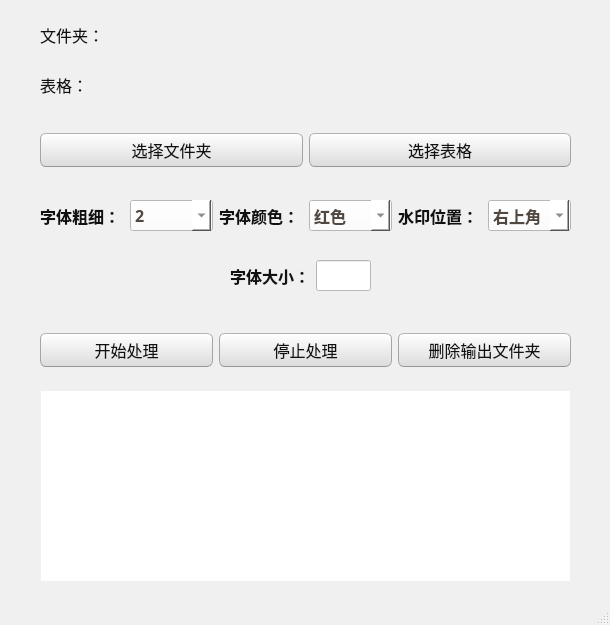
<?xml version="1.0" encoding="UTF-8"?>
<ui version="4.0">
 <class>MainWindow</class>
 <widget class="QMainWindow" name="MainWindow">
  <property name="geometry">
   <rect>
    <x>0</x>
    <y>0</y>
    <width>610</width>
    <height>625</height>
   </rect>
  </property>
  <property name="minimumSize">
   <size>
    <width>610</width>
    <height>625</height>
   </size>
  </property>
  <property name="maximumSize">
   <size>
    <width>610</width>
    <height>625</height>
   </size>
  </property>
  <property name="windowTitle">
   <string>美术工具处理器</string>
  </property>
  <property name="windowIcon">
   <iconset>
    <normaloff>../image/faviceon.ico</normaloff>../image/faviceon.ico</iconset>
  </property>
  <property name="styleSheet">
   <string notr="true">/*
Ubuntu Style Sheet for QT Applications
Author: Jaime A. Quiroga P.
Company: GTRONICK
Last updated: 01/10/2021 (dd/mm/yyyy), 15:18.
Available at: https://github.com/GTRONICK/QSS/blob/master/Ubuntu.qss
*/
QMainWindow {
	background-color:#f0f0f0;
}
QCheckBox {
	padding:2px;
}
QCheckBox:hover {
	border:1px solid rgb(255,150,60);
	border-radius:4px;
	padding: 1px;
	background-color:qlineargradient(spread:pad, x1:0.5, y1:1, x2:0.5, y2:0, stop:0 rgba(190, 90, 50, 50), stop:1 rgba(250, 130, 40, 50));
}
QCheckBox::indicator:checked {
	border:1px solid rgb(246, 134, 86);
	border-radius:4px;
  	background-color:rgb(246, 134, 86)
}
QCheckBox::indicator:unchecked {
	border-width:1px solid rgb(246, 134, 86);
	border-radius:4px;
  	background-color:rgb(255,255,255);
}
QColorDialog {
	background-color:#f0f0f0;
}
QComboBox {
	color:rgb(81,72,65);
	background: #ffffff;
}
QComboBox:editable {
	selection-color:rgb(81,72,65);
	selection-background-color: #ffffff;
}
QComboBox QAbstractItemView {
	selection-color: #ffffff;
	selection-background-color: rgb(246, 134, 86);
}
QComboBox:!editable:on, QComboBox::drop-down:editable:on {
	color:  #1e1d23;	
}
QDateTimeEdit, QDateEdit, QDoubleSpinBox, QFontComboBox {
	color:rgb(81,72,65);
	background-color: #ffffff;
}

QDialog {
	background-color:#f0f0f0;
}

QLabel,QLineEdit {
	color:rgb(17,17,17);
}
QLineEdit {
	background-color:rgb(255,255,255);
	selection-background-color:rgb(236,116,64);
}
QMenuBar {
	color:rgb(223,219,210);
	background-color:rgb(65,64,59);
}
QMenuBar::item {
	padding-top:4px;
	padding-left:4px;
	padding-right:4px;
	color:rgb(223,219,210);
	background-color:rgb(65,64,59);
}
QMenuBar::item:selected {
	color:rgb(255,255,255);
	padding-top:2px;
	padding-left:2px;
	padding-right:2px;
	border-top-width:2px;
	border-left-width:2px;
	border-right-width:2px;
	border-top-right-radius:4px;
	border-top-left-radius:4px;
	border-style:solid;
	background-color:rgb(65,64,59);
	border-top-color: rgb(47,47,44);
	border-right-color: qlineargradient(spread:pad, x1:0, y1:1, x2:1, y2:0, stop:0 rgba(90, 87, 78, 255), stop:1 rgba(47,47,44, 255));
	border-left-color:  qlineargradient(spread:pad, x1:1, y1:0, x2:0, y2:0, stop:0 rgba(90, 87, 78, 255), stop:1 rgba(47,47,44, 255));
}
QMenu {
	color:rgb(223,219,210);
	background-color:rgb(65,64,59);
}
QMenu::item {
	color:rgb(223,219,210);
	padding:4px 10px 4px 20px;
}
QMenu::item:selected {
	color:rgb(255,255,255);
	background-color: qlineargradient(spread:pad, x1:0.5, y1:1, x2:0.5, y2:0, stop:0 rgba(225, 108, 54, 255), stop:1 rgba(246, 134, 86, 255));
	border-style:solid;
	border-width:3px;
	padding:4px 7px 4px 17px;
	border-bottom-color:qlineargradient(spread:pad, x1:0.5, y1:1, x2:0.5, y2:0, stop:0 rgba(175,85,48,255), stop:1 rgba(236,114,67, 255));
	border-top-color:qlineargradient(spread:pad, x1:0.5, y1:1, x2:0.5, y2:0, stop:0 rgba(253,156,113,255), stop:1 rgba(205,90,46, 255));
	border-right-color:qlineargradient(spread:pad, x1:0, y1:0.5, x2:1, y2:0.5, stop:0 rgba(253,156,113,255), stop:1 rgba(205,90,46, 255));
	border-left-color:qlineargradient(spread:pad, x1:1, y1:0.5, x2:0, y2:0.5, stop:0 rgba(253,156,113,255), stop:1 rgba(205,90,46, 255));
}
QPlainTextEdit {
	border: 1px solid transparent;
	color:rgb(17,17,17);
	selection-background-color:rgb(236,116,64);
    background-color: #FFFFFF;
}
QProgressBar {
	text-align: center;
	color: rgb(0, 0, 0);
	border: 1px inset rgb(150,150,150); 
	border-radius: 10px;
	background-color:rgb(221,221,219);
}
QProgressBar::chunk:horizontal {
	background-color: qlineargradient(spread:pad, x1:0.5, y1:1, x2:0.5, y2:0, stop:0 rgba(225, 108, 54, 255), stop:1 rgba(246, 134, 86, 255));
	border:1px solid;
	border-radius:8px;
	border-bottom-color:qlineargradient(spread:pad, x1:0.5, y1:1, x2:0.5, y2:0, stop:0 rgba(175,85,48,255), stop:1 rgba(236,114,67, 255));
	border-top-color:qlineargradient(spread:pad, x1:0.5, y1:1, x2:0.5, y2:0, stop:0 rgba(253,156,113,255), stop:1 rgba(205,90,46, 255));
	border-right-color:qlineargradient(spread:pad, x1:0, y1:0.5, x2:1, y2:0.5, stop:0 rgba(253,156,113,255), stop:1 rgba(205,90,46, 255));
	border-left-color:qlineargradient(spread:pad, x1:1, y1:0.5, x2:0, y2:0.5, stop:0 rgba(253,156,113,255), stop:1 rgba(205,90,46, 255));
}
QPushButton{
	color:rgb(17,17,17);
	border-width: 1px;
	border-radius: 6px;
	border-bottom-color: rgb(150,150,150);
	border-right-color: rgb(165,165,165);
	border-left-color: rgb(165,165,165);
	border-top-color: rgb(180,180,180);
	border-style: solid;
	padding: 4px;
	background-color: qlineargradient(spread:pad, x1:0.5, y1:1, x2:0.5, y2:0, stop:0 rgba(220, 220, 220, 255), stop:1 rgba(255, 255, 255, 255));
}
QPushButton:hover{
	color:rgb(17,17,17);
	border-width: 1px;
	border-radius:6px;
	border-top-color: rgb(255,150,60);
	border-right-color: qlineargradient(spread:pad, x1:0, y1:1, x2:1, y2:0, stop:0 rgba(200, 70, 20, 255), stop:1 rgba(255,150,60, 255));
	border-left-color:  qlineargradient(spread:pad, x1:1, y1:0, x2:0, y2:0, stop:0 rgba(200, 70, 20, 255), stop:1 rgba(255,150,60, 255));
	border-bottom-color: rgb(200,70,20);
	border-style: solid;
	padding: 2px;
	background-color: qlineargradient(spread:pad, x1:0.5, y1:1, x2:0.5, y2:0, stop:0 rgba(220, 220, 220, 255), stop:1 rgba(255, 255, 255, 255));
}
QPushButton:default{
	color:rgb(17,17,17);
	border-width: 1px;
	border-radius:6px;
	border-top-color: rgb(255,150,60);
	border-right-color: qlineargradient(spread:pad, x1:0, y1:1, x2:1, y2:0, stop:0 rgba(200, 70, 20, 255), stop:1 rgba(255,150,60, 255));
	border-left-color:  qlineargradient(spread:pad, x1:1, y1:0, x2:0, y2:0, stop:0 rgba(200, 70, 20, 255), stop:1 rgba(255,150,60, 255));
	border-bottom-color: rgb(200,70,20);
	border-style: solid;
	padding: 2px;
	background-color: qlineargradient(spread:pad, x1:0.5, y1:1, x2:0.5, y2:0, stop:0 rgba(220, 220, 220, 255), stop:1 rgba(255, 255, 255, 255));
}
QPushButton:pressed{
	color:rgb(17,17,17);
	border-width: 1px;
	border-radius: 6px;
	border-width: 1px;
	border-top-color: rgba(255,150,60,200);
	border-right-color: qlineargradient(spread:pad, x1:0, y1:1, x2:1, y2:0, stop:0 rgba(200, 70, 20, 255), stop:1 rgba(255,150,60, 200));
	border-left-color:  qlineargradient(spread:pad, x1:1, y1:0, x2:0, y2:0, stop:0 rgba(200, 70, 20, 255), stop:1 rgba(255,150,60, 200));
	border-bottom-color: rgba(200,70,20,200);
	border-style: solid;
	padding: 2px;
	background-color: qlineargradient(spread:pad, x1:0.5, y1:0, x2:0.5, y2:1, stop:0 rgba(220, 220, 220, 255), stop:1 rgba(255, 255, 255, 255));
}
QPushButton:disabled{
	color:rgb(174,167,159);
	border-width: 1px;
	border-radius: 6px;
	background-color: qlineargradient(spread:pad, x1:0.5, y1:1, x2:0.5, y2:0, stop:0 rgba(200, 200, 200, 255), stop:1 rgba(230, 230, 230, 255));
}
QRadioButton {
	padding: 1px;
}
QRadioButton::indicator:checked {
	height: 10px;
	width: 10px;
	border-style:solid;
	border-radius:5px;
	border-width: 1px;
	border-color: rgba(246, 134, 86, 255);
	color: #a9b7c6;
	background-color:rgba(246, 134, 86, 255);
}
QRadioButton::indicator:!checked {
	height: 10px;
	width: 10px;
	border-style:solid;
	border-radius:5px;
	border-width: 1px;
	border-color: rgb(246, 134, 86);
	color: #a9b7c6;
	background-color: transparent;
}
QScrollArea {
	color: white;
	background-color:#f0f0f0;
}
QSlider::groove {
	border-style: solid;
	border-width: 1px;
	border-color: rgb(207,207,207);
}
QSlider::groove:horizontal {
	height: 5px;
	background: rgb(246, 134, 86);
}
QSlider::groove:vertical {
	width: 5px;
	background: rgb(246, 134, 86);
}
QSlider::handle:horizontal {
	background: rgb(253,253,253);
	border-style: solid;
	border-width: 1px;
	border-color: rgb(207,207,207);
	width: 12px;
	margin: -5px 0;
	border-radius: 7px;
}
QSlider::handle:vertical {
	background: rgb(253,253,253);
	border-style: solid;
	border-width: 1px;
	border-color: rgb(207,207,207);
	height: 12px;
	margin: 0 -5px;
	border-radius: 7px;
}
QSlider::add-page:horizontal, QSlider::add-page:vertical {
 	background: white;
}
QSlider::sub-page:horizontal, QSlider::sub-page:vertical {
	background: rgb(246, 134, 86);
}
QStatusBar, QSpinBox {
	color:rgb(81,72,65);
}
QSpinBox {
	background-color: #ffffff;
}
QScrollBar:horizontal {
	max-height: 20px;
	border: 1px transparent;
	margin: 0px 20px 0px 20px;
}
QScrollBar::handle:horizontal {
	background: rgb(253,253,253);
	border: 1px solid rgb(207,207,207);
	border-radius: 7px;
	min-width: 25px;
}
QScrollBar::handle:horizontal:hover {
	background: rgb(253,253,253);
	border: 1px solid rgb(255,150,60);
	border-radius: 7px;
	min-width: 25px;
}
QScrollBar::add-line:horizontal {
  	border: 1px solid rgb(207,207,207);
  	border-top-right-radius: 7px;
  	border-top-left-radius: 7px;
  	border-bottom-right-radius: 7px;
  	background: rgb(255, 255, 255);
  	width: 20px;
  	subcontrol-position: right;
  	subcontrol-origin: margin;
}
QScrollBar::add-line:horizontal:hover {
  	border: 1px solid rgb(255,150,60);
  	border-top-right-radius: 7px;
  	border-top-left-radius: 7px;
  	border-bottom-right-radius: 7px;
  	background: rgb(255, 255, 255);
  	width: 20px;
  	subcontrol-position: right;
  	subcontrol-origin: margin;
}
QScrollBar::add-line:horizontal:pressed {
  	border: 1px solid grey;
  	border-top-left-radius: 7px;
  	border-top-right-radius: 7px;
  	border-bottom-right-radius: 7px;
  	background: rgb(231,231,231);
  	width: 20px;
  	subcontrol-position: right;
  	subcontrol-origin: margin;
}
QScrollBar::sub-line:horizontal {
  	border: 1px solid rgb(207,207,207);
  	border-top-right-radius: 7px;
  	border-top-left-radius: 7px;
  	border-bottom-left-radius: 7px;
  	background: rgb(255, 255, 255);
  	width: 20px;
  	subcontrol-position: left;
  	subcontrol-origin: margin;
}
QScrollBar::sub-line:horizontal:hover {
  	border: 1px solid rgb(255,150,60);
  	border-top-right-radius: 7px;
  	border-top-left-radius: 7px;
  	border-bottom-left-radius: 7px;
  	background: rgb(255, 255, 255);
  	width: 20px;
  	subcontrol-position: left;
  	subcontrol-origin: margin;
}
QScrollBar::sub-line:horizontal:pressed {
  	border: 1px solid grey;
  	border-top-right-radius: 7px;
  	border-top-left-radius: 7px;
  	border-bottom-left-radius: 7px;
  	background: rgb(231,231,231);
  	width: 20px;
  	subcontrol-position: left;
  	subcontrol-origin: margin;
}
QScrollBar::left-arrow:horizontal {
  	border: 1px transparent grey;
  	border-top-left-radius: 3px;
  	border-bottom-left-radius: 3px;
  	width: 6px;
  	height: 6px;
  	background: rgb(230,230,230);
}
QScrollBar::right-arrow:horizontal {
	border: 1px transparent grey;
	border-top-right-radius: 3px;
	border-bottom-right-radius: 3px;
  	width: 6px;
  	height: 6px;
 	background: rgb(230,230,230);
}
QScrollBar::add-page:horizontal, QScrollBar::sub-page:horizontal {
 	background: none;
} 
QScrollBar:vertical {
	max-width: 20px;
	border: 1px transparent grey;
	margin: 20px 0px 20px 0px;
}
QScrollBar::add-line:vertical {
	border: 1px solid;
	border-color: rgb(207,207,207);
	border-bottom-right-radius: 7px;
	border-bottom-left-radius: 7px;
	border-top-left-radius: 7px;
	background: rgb(255, 255, 255);
  	height: 20px;
  	subcontrol-position: bottom;
  	subcontrol-origin: margin;
}
QScrollBar::add-line:vertical:hover {
  	border: 1px solid;
  	border-color: rgb(255,150,60);
  	border-bottom-right-radius: 7px;
  	border-bottom-left-radius: 7px;
  	border-top-left-radius: 7px;
  	background: rgb(255, 255, 255);
  	height: 20px;
  	subcontrol-position: bottom;
  	subcontrol-origin: margin;
}
QScrollBar::add-line:vertical:pressed {
  	border: 1px solid grey;
  	border-bottom-left-radius: 7px;
  	border-bottom-right-radius: 7px;
  	border-top-left-radius: 7px;
  	background: rgb(231,231,231);
  	height: 20px;
  	subcontrol-position: bottom;
  	subcontrol-origin: margin;
}
QScrollBar::sub-line:vertical {
  	border: 1px solid rgb(207,207,207);
  	border-top-right-radius: 7px;
  	border-top-left-radius: 7px;
  	border-bottom-left-radius: 7px;
  	background: rgb(255, 255, 255);
  	height: 20px;
  	subcontrol-position: top;
  	subcontrol-origin: margin;
}
QScrollBar::sub-line:vertical:hover {
  	border: 1px solid rgb(255,150,60);
  	border-top-right-radius: 7px;
  	border-top-left-radius: 7px;
  	border-bottom-left-radius: 7px;
	background: rgb(255, 255, 255);
  	height: 20px;
  	subcontrol-position: top;
  	subcontrol-origin: margin;
}
QScrollBar::sub-line:vertical:pressed {
  	border: 1px solid grey;
  	border-top-left-radius: 7px;
  	border-top-right-radius: 7px;
  	background: rgb(231,231,231);
 	height: 20px;
  	subcontrol-position: top;
  	subcontrol-origin: margin;
}
QScrollBar::handle:vertical {
	background: rgb(253,253,253);
	border: 1px solid rgb(207,207,207);
	border-radius: 7px;
	min-height: 25px;
}
QScrollBar::handle:vertical:hover {
	background: rgb(253,253,253);
	border: 1px solid rgb(255,150,60);
	border-radius: 7px;
	min-height: 25px;
}
QScrollBar::up-arrow:vertical {
	border: 1px transparent grey;
  	border-top-left-radius: 3px;
	border-top-right-radius: 3px;
  	width: 6px;
  	height: 6px;
  	background: rgb(230,230,230);
}
QScrollBar::down-arrow:vertical {
  	border: 1px transparent grey;
  	border-bottom-left-radius: 3px;
  	border-bottom-right-radius: 3px;
  	width: 6px;
  	height: 6px;
  	background: rgb(230,230,230);
}
QScrollBar::add-page:vertical, QScrollBar::sub-page:vertical {
  	background: none;
}
QTabWidget {
	color:rgb(0,0,0);
	background-color:rgb(247,246,246);
}
QTabWidget::pane {
	border-color: rgb(180,180,180);
	background-color:rgb(247,246,246);
	border-style: solid;
	border-width: 1px;
  	border-radius: 6px;
}
QTabBar::tab {
	padding-left:4px;
	padding-right:4px;
	padding-bottom:2px;
	padding-top:2px;
	color:rgb(81,72,65);
  	background-color: qlineargradient(spread:pad, x1:0.5, y1:1, x2:0.5, y2:0, stop:0 rgba(221,218,217,255), stop:1 rgba(240,239,238,255));
	border-style: solid;
	border-width: 1px;
  	border-top-right-radius:4px;
	border-top-left-radius:4px;
	border-top-color: rgb(180,180,180);
	border-left-color: rgb(180,180,180);
	border-right-color: rgb(180,180,180);
	border-bottom-color: transparent;
}
QTabBar::tab:selected, QTabBar::tab:last:selected, QTabBar::tab:hover {
  	background-color:rgb(247,246,246);
  	margin-left: 0px;
  	margin-right: 1px;
}
QTabBar::tab:!selected {
	margin-top: 1px;
	margin-right: 1px;
}
QTextEdit {
	border-width: 1px;
	border-style: solid;
	border-color:transparent;
	color:rgb(17,17,17);
	selection-background-color:rgb(236,116,64);
}
QTimeEdit, QToolBox, QToolBox::tab, QToolBox::tab:selected {
	color:rgb(81,72,65);
	background-color: #ffffff;
}</string>
  </property>
  <widget class="QWidget" name="centralwidget">
   <widget class="QLabel" name="label">
    <property name="geometry">
     <rect>
      <x>40</x>
      <y>10</y>
      <width>80</width>
      <height>50</height>
     </rect>
    </property>
    <property name="font">
     <font>
      <family>Agency FB</family>
      <pointsize>12</pointsize>
      <weight>50</weight>
      <bold>false</bold>
     </font>
    </property>
    <property name="lineWidth">
     <number>1</number>
    </property>
    <property name="text">
     <string>文件夹：</string>
    </property>
    <property name="textFormat">
     <enum>Qt::AutoText</enum>
    </property>
   </widget>
   <widget class="QLabel" name="label_2">
    <property name="geometry">
     <rect>
      <x>40</x>
      <y>60</y>
      <width>50</width>
      <height>50</height>
     </rect>
    </property>
    <property name="font">
     <font>
      <family>Agency FB</family>
      <pointsize>12</pointsize>
      <weight>50</weight>
      <bold>false</bold>
     </font>
    </property>
    <property name="text">
     <string>表格：</string>
    </property>
   </widget>
   <widget class="QLabel" name="label_3">
    <property name="geometry">
     <rect>
      <x>100</x>
      <y>10</y>
      <width>471</width>
      <height>50</height>
     </rect>
    </property>
    <property name="font">
     <font>
      <family>微软雅黑</family>
      <pointsize>12</pointsize>
     </font>
    </property>
    <property name="lineWidth">
     <number>1</number>
    </property>
    <property name="text">
     <string/>
    </property>
    <property name="textFormat">
     <enum>Qt::AutoText</enum>
    </property>
    <property name="wordWrap">
     <bool>true</bool>
    </property>
   </widget>
   <widget class="QLabel" name="label_4">
    <property name="geometry">
     <rect>
      <x>100</x>
      <y>60</y>
      <width>471</width>
      <height>50</height>
     </rect>
    </property>
    <property name="font">
     <font>
      <family>微软雅黑</family>
      <pointsize>12</pointsize>
     </font>
    </property>
    <property name="lineWidth">
     <number>1</number>
    </property>
    <property name="text">
     <string/>
    </property>
    <property name="textFormat">
     <enum>Qt::AutoText</enum>
    </property>
    <property name="wordWrap">
     <bool>true</bool>
    </property>
   </widget>
   <widget class="QWidget" name="gridLayoutWidget">
    <property name="geometry">
     <rect>
      <x>40</x>
      <y>120</y>
      <width>531</width>
      <height>61</height>
     </rect>
    </property>
    <layout class="QGridLayout" name="gridLayout">
     <item row="0" column="1">
      <widget class="QPushButton" name="pushButton_2">
       <property name="font">
        <font>
         <family>Agency FB</family>
         <pointsize>12</pointsize>
        </font>
       </property>
       <property name="text">
        <string>选择表格</string>
       </property>
      </widget>
     </item>
     <item row="0" column="0">
      <widget class="QPushButton" name="pushButton">
       <property name="font">
        <font>
         <family>Agency FB</family>
         <pointsize>12</pointsize>
        </font>
       </property>
       <property name="text">
        <string>选择文件夹</string>
       </property>
      </widget>
     </item>
    </layout>
   </widget>
   <widget class="QWidget" name="horizontalLayoutWidget">
    <property name="geometry">
     <rect>
      <x>40</x>
      <y>190</y>
      <width>531</width>
      <height>51</height>
     </rect>
    </property>
    <layout class="QHBoxLayout" name="horizontalLayout">
     <item>
      <widget class="QLabel" name="label_5">
       <property name="font">
        <font>
         <family>Agency FB</family>
         <pointsize>12</pointsize>
         <weight>75</weight>
         <bold>true</bold>
        </font>
       </property>
       <property name="text">
        <string>字体粗细：</string>
       </property>
      </widget>
     </item>
     <item>
      <widget class="QComboBox" name="comboBox1">
       <property name="font">
        <font>
         <family>Agency FB</family>
         <pointsize>12</pointsize>
         <weight>75</weight>
         <bold>true</bold>
        </font>
       </property>
       <property name="tabletTracking">
        <bool>false</bool>
       </property>
       <property name="editable">
        <bool>false</bool>
       </property>
       <item>
        <property name="text">
         <string>2</string>
        </property>
       </item>
       <item>
        <property name="text">
         <string>3</string>
        </property>
       </item>
       <item>
        <property name="text">
         <string>4</string>
        </property>
       </item>
       <item>
        <property name="text">
         <string>5</string>
        </property>
       </item>
      </widget>
     </item>
     <item>
      <widget class="QLabel" name="label_8">
       <property name="font">
        <font>
         <family>Agency FB</family>
         <pointsize>12</pointsize>
         <weight>75</weight>
         <bold>true</bold>
        </font>
       </property>
       <property name="text">
        <string>字体颜色：</string>
       </property>
      </widget>
     </item>
     <item>
      <widget class="QComboBox" name="comboBox2">
       <property name="font">
        <font>
         <family>Agency FB</family>
         <pointsize>12</pointsize>
         <weight>75</weight>
         <bold>true</bold>
        </font>
       </property>
       <item>
        <property name="text">
         <string>红色</string>
        </property>
       </item>
       <item>
        <property name="text">
         <string>黑色</string>
        </property>
       </item>
      </widget>
     </item>
     <item>
      <widget class="QLabel" name="label_9">
       <property name="font">
        <font>
         <family>Agency FB</family>
         <pointsize>12</pointsize>
         <weight>75</weight>
         <bold>true</bold>
        </font>
       </property>
       <property name="text">
        <string>水印位置：</string>
       </property>
      </widget>
     </item>
     <item>
      <widget class="QComboBox" name="comboBox3">
       <property name="font">
        <font>
         <family>Agency FB</family>
         <pointsize>12</pointsize>
         <weight>75</weight>
         <bold>true</bold>
        </font>
       </property>
       <item>
        <property name="text">
         <string>右上角</string>
        </property>
       </item>
       <item>
        <property name="text">
         <string>右下角</string>
        </property>
       </item>
       <item>
        <property name="text">
         <string>左上角</string>
        </property>
       </item>
       <item>
        <property name="text">
         <string>左下角</string>
        </property>
       </item>
      </widget>
     </item>
    </layout>
   </widget>
   <widget class="QWidget" name="horizontalLayoutWidget_2">
    <property name="geometry">
     <rect>
      <x>230</x>
      <y>250</y>
      <width>141</width>
      <height>51</height>
     </rect>
    </property>
    <layout class="QHBoxLayout" name="horizontalLayout_2">
     <item>
      <widget class="QLabel" name="label_6">
       <property name="font">
        <font>
         <family>Agency FB</family>
         <pointsize>12</pointsize>
         <weight>75</weight>
         <bold>true</bold>
        </font>
       </property>
       <property name="text">
        <string>字体大小：</string>
       </property>
      </widget>
     </item>
     <item>
      <widget class="QLineEdit" name="lineEdit">
       <property name="font">
        <font>
         <family>Agency FB</family>
         <pointsize>12</pointsize>
         <weight>75</weight>
         <bold>true</bold>
        </font>
       </property>
      </widget>
     </item>
    </layout>
   </widget>
   <widget class="QTextBrowser" name="textBrowser">
    <property name="geometry">
     <rect>
      <x>40</x>
      <y>390</y>
      <width>531</width>
      <height>192</height>
     </rect>
    </property>
   </widget>
   <widget class="QWidget" name="gridLayoutWidget_2">
    <property name="geometry">
     <rect>
      <x>40</x>
      <y>320</y>
      <width>531</width>
      <height>61</height>
     </rect>
    </property>
    <layout class="QGridLayout" name="gridLayout_2">
     <item row="0" column="1">
      <widget class="QPushButton" name="stop">
       <property name="font">
        <font>
         <family>Agency FB</family>
         <pointsize>12</pointsize>
        </font>
       </property>
       <property name="text">
        <string>停止处理</string>
       </property>
      </widget>
     </item>
     <item row="0" column="0">
      <widget class="QPushButton" name="start">
       <property name="font">
        <font>
         <family>Agency FB</family>
         <pointsize>12</pointsize>
        </font>
       </property>
       <property name="text">
        <string>开始处理</string>
       </property>
      </widget>
     </item>
     <item row="0" column="2">
      <widget class="QPushButton" name="delete_2">
       <property name="font">
        <font>
         <family>Agency FB</family>
         <pointsize>12</pointsize>
        </font>
       </property>
       <property name="text">
        <string>删除输出文件夹</string>
       </property>
      </widget>
     </item>
    </layout>
   </widget>
  </widget>
  <widget class="QStatusBar" name="statusbar"/>
 </widget>
 <resources/>
 <connections/>
</ui>
